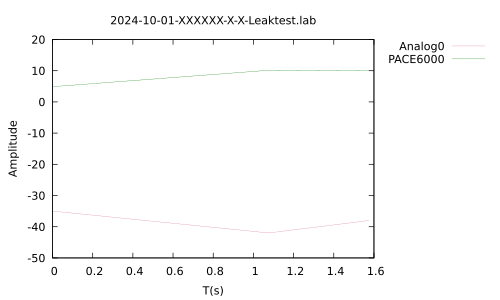

Write gnuplot code to recreate this figure.
set terminal pdf
set encoding utf8
set output "2024-10-01-XXXXXX-X-X-Leaktest.pdf"
set encoding utf8
#set xrange [0.0:600.0]
#set yrange [0.0:20.0]
set key outside
set style line 1 linecolor rgb '#DB7093' linewidth 0.1
set style line 2 linecolor rgb '#008000' linewidth 0.1
set title "2024-10-01-XXXXXX-X-X-Leaktest.lab"
set xlabel "T(s)"
set ylabel "Amplitude"
plot "2024-10-01-XXXXXX-X-X-Leaktest.lab" every ::1 using 1:2 w l linestyle 1 title "Analog0", "2024-10-01-XXXXXX-X-X-Leaktest.lab" using 1:3 w l linestyle 2 title "PACE6000"
